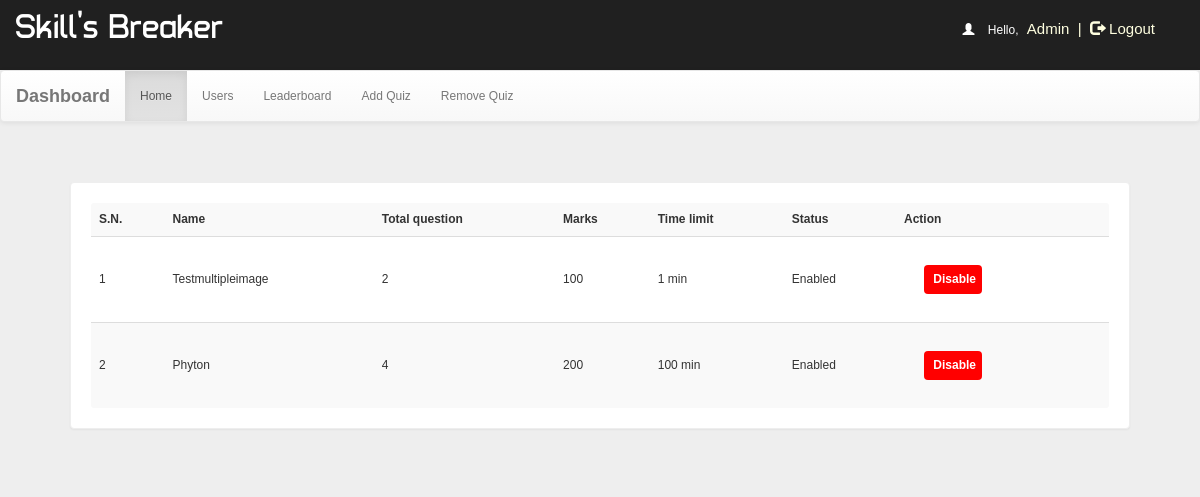
The app's page /dash.php?q=0 (signed in), older data.
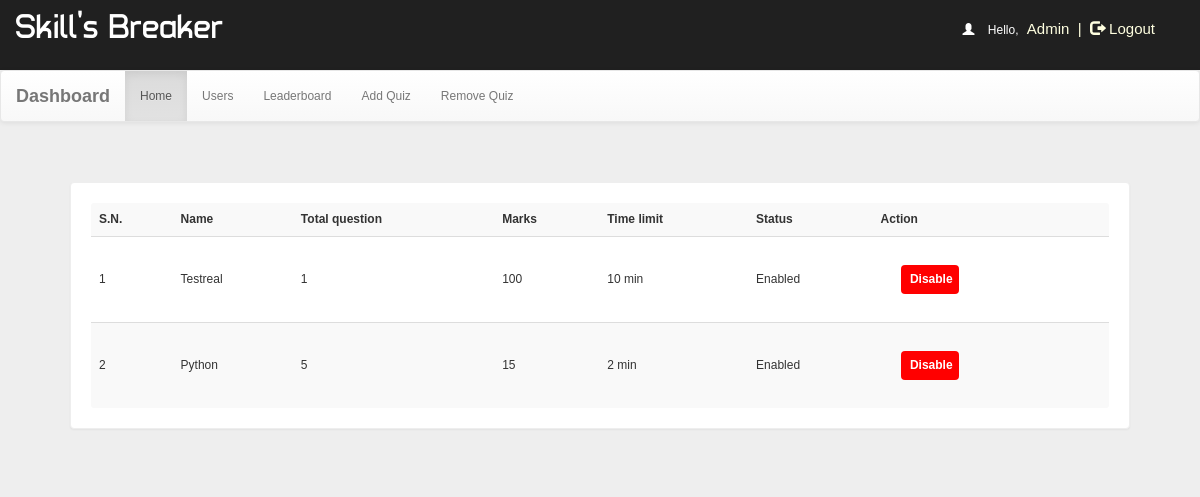
The same page, newer data.
### tables this page shows
CREATE TABLE `quiz` (
  `id` int(100) NOT NULL,
  `eid` text NOT NULL,
  `title` varchar(100) NOT NULL,
  `correct` int(11) NOT NULL,
  `wrong` int(11) NOT NULL,
  `total` int(11) NOT NULL,
  `time` bigint(20) NOT NULL,
  `date` timestamp NOT NULL DEFAULT current_timestamp() ON UPDATE current_timestamp(),
  `status` varchar(10) NOT NULL
);

### dash.php (the view, shortened to what this page needs)
<!DOCTYPE html PUBLIC "-//W3C//DTD XHTML 1.0 Transitional//EN" "http://www.w3.org/TR/xhtml1/DTD/xhtml1-transitional.dtd">
<html xmlns="http://www.w3.org/1999/xhtml">
<head>
<link  rel="stylesheet" href="css/bootstrap.min.css"/>
 <link  rel="stylesheet" href="css/bootstrap-theme.min.css"/>
 <link rel="stylesheet" href="css/main.css">
 <link  rel="stylesheet" href="css/font.css">
</head>
<body  style="background:#eee;">
<body  style="background:#eee;">
<div class="header">
<div class="row">
<div class="col-lg-6">
<span class="logo">Skill's Breaker</span></div>
<?php
include_once 'dbConnection.php';
if (!(isset($_SESSION['username']))  || ($_SESSION['key']) != '54585c506829293a2d4c3b68543b316e2e7a2d277858545a36362e5f39') {
    session_destroy();
    header("location:index.php");
} else {
    $name     = $_SESSION['name'];
    echo '<span class="pull-right top title1" ><span style="color:white"><span class="glyphicon glyphicon-user" aria-hidden="true"></span>&nbsp;&nbsp;&nbsp;&nbsp;Hello,</span> <span class="log log1" style="color:lightyellow">' . $name . '&nbsp;&nbsp;|&nbsp;&nbsp;<a href="logout.php?q=account.php" style="color:lightyellow"><span class="glyphicon glyphicon-log-out" aria-hidden="true"></span>&nbsp;Logout</button></a></span>';
}
?>
</div></div>
<nav class="navbar navbar-default title1">
  <div class="container-fluid">
    <div class="navbar-header">
      <a class="navbar-brand" href="dash.php?q=0"><b>Dashboard</b></a>
    </div>
    <div class="collapse navbar-collapse" id="bs-example-navbar-collapse-1">
      <ul class="nav navbar-nav">
        <li <?php
if (@$_GET['q'] == 0)
    echo 'class="active"';
?>><a href="dash.php?q=0">Home<span class="sr-only">(current)</span></a></li>
        <li <?php
if (@$_GET['q'] == 1)
    echo 'class="active"';
?>><a href="dash.php?q=1">Users</a></li>
    <li <?php
if (@$_GET['q'] == 2)
    echo 'class="active"';
?>><a href="dash.php?q=2">Leaderboard</a></li>
        <li <?php
if (@$_GET['q'] == 3)
    echo 'class="active"';
?>><a href="dash.php?q=3">Add Quiz</a></li>
        <li <?php
if (@$_GET['q'] == 4)
    echo 'class="active"';
?>><a href="dash.php?q=4">Remove Quiz</a></li>
      </ul>
          </div>
  </div>
</nav>
<div class="container">
<div class="row">
<div class="col-md-12">
<?php
if (@$_GET['q'] == 0) {
    $result = mysqli_query($con, "SELECT * FROM quiz ORDER BY date DESC") or die('Error');
    echo '<div class="panel"><table class="table table-striped title1"  style="vertical-align:middle">
<tr><td style="vertical-align:middle"><b>S.N.</b></td><td style="vertical-align:middle"><b>Name</b></td><td style="vertical-align:middle"><b>Total question</b></td><td style="vertical-align:middle"><b>Marks</b></td><td style="vertical-align:middle"><b>Time limit</b></td><td style="vertical-align:middle"><b>Status</b></td><td style="vertical-align:middle"><b>Action</b></td></tr>';
    $c = 1;
    while ($row = mysqli_fetch_array($result)) {
        $title   = $row['title'];
        $total   = $row['total'];
        $correct = $row['correct'];
        $time    = $row['time'];
        $eid     = $row['eid'];
        $status  = $row['status'];
        if ($status == "enabled") {
            echo '<tr><td style="vertical-align:middle">' . $c++ . '</td><td style="vertical-align:middle">' . $title . '</td><td style="vertical-align:middle">' . $total . '</td><td style="vertical-align:middle">' . $correct * $total . '</td><td style="vertical-align:middle">' . $time . '&nbsp;min</td><td style="vertical-align:middle">Enabled</td>
  <td style="vertical-align:middle"><b><a href="update.php?deidquiz=' . $eid . '" class="btn logb" style="color:#FFFFFF;background:#ff0000;font-size:12px;padding:5px;">&nbsp;<span><b>Disable</b></span></a></b></td></tr>';
        }
    }
}
?>
</div>
</div></div>
</body>
</html>

### css/main.css (style rules this page uses)
body { overflow-x:hidden;max-width:100%;font: 12px "Century Gothic", "Times Roman", sans-serif;background:#eee;min-height:550px;background-attachment:fixed; }
.panel { border-color:#eee;margin:40px;padding:20px;font: 15px "Century Gothic", "Times Roman", sans-serif; }
.header { overflow-x:hidden;max-width:100%;background:#202020;height:70px; }
.logo { font-family:'typo';font-size:35px;color:#ffffff;margin:15px; }
.title1 { font: 12px "Century Gothic", "Times Roman", sans-serif; }
.logb { color:#FFFFFF;background:#0000ff;font-size:15px;margin:20px;padding:8px; }
.top { margin-top:20px; }
.log1 { font: 15px 'Ubuntu', sans-serif;color:#0000ff;margin-left:10px; }
.log { margin:10px;margin-right:60px;margin-left:5px;color:#ffffb3;text-decoration:none;font-size:20px;font-size:15px; }

Row changes from the older to the newer data that the page shows:
removed quiz: title "Testmultipleimage", total "2", $correct * $total "100", time "1"
removed quiz: title "Phyton", total "4", $correct * $total "200", time "100"
added quiz: title "Testreal", total "1", $correct*$total "100", time "10"
added quiz: title "Python", total "5", $correct * $total "15", time "2"
